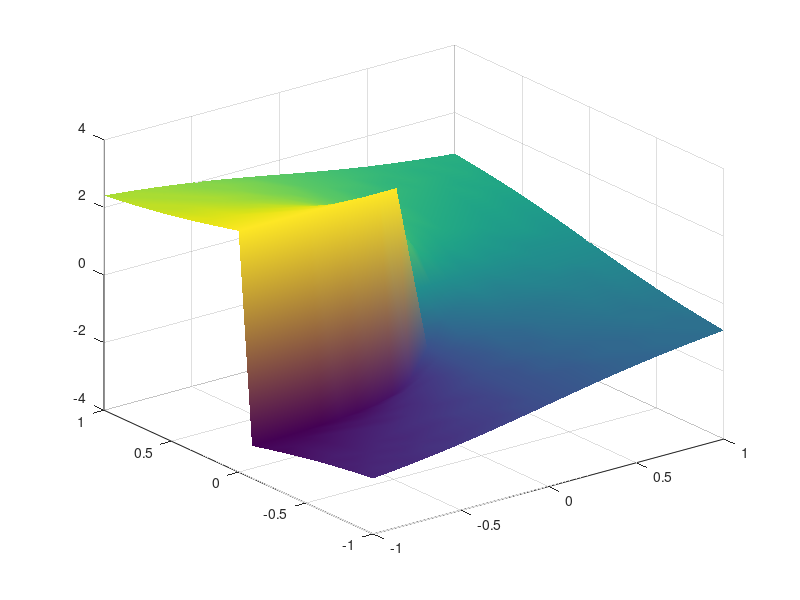

Recreate this plot in MATLAB.
%% Active Equity Models

%% Heston 

%% Phi_1 vs Phi_2 in numerical implementations of Heston model
% Why complex analysis is so important in finance
[x,y] = meshgrid(-1:.1:1, -1:.1:1);
z = imag(log(x+y*i));
surf(x,y,z);
shading interp;

